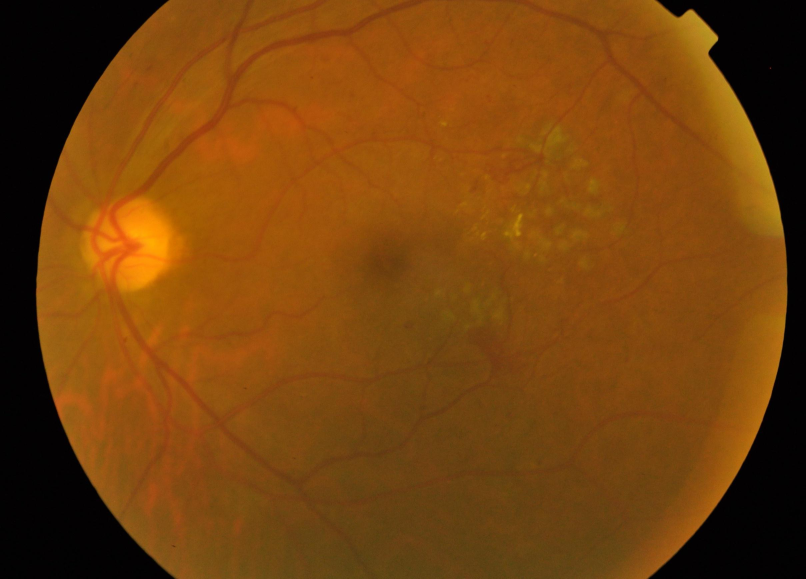
#> input picture test_images/01c31b10ab99.png, 2416 x 1736 px, found by its file name (shown at 1/3 size); its folder holds 4 pictures in this run
$ python resize.py
#> lines starting #> are read from the running program, lines starting #| are printed output that depends on the picture
import cv2
import pandas as pd
import numpy as np
import os

count = 0
# test_images
where = "./test"

# train_set = pd.read_csv(f"{where}.csv")

path = where + "_images"

for image in os.listdir(path):
    count += 1
    print (count)

    file_name = image.split(".")[0]
    # severity =  train_set.loc[train_set["id_code"] == file_name, "diagnosis"].iloc[0]
    file_path = path + "/" + image
    dim = (300, 300)

    img = cv2.imread(file_path)
#> img is the input picture: shape (1736, 2416, 3); mean B, G, R 12.5, 66, 117.6

    img_resize = cv2.resize(img, dim, interpolation=cv2.INTER_LINEAR)
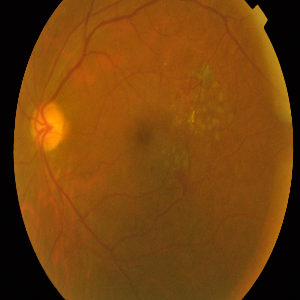
#> img_resize: shape (300, 300, 3); mean B, G, R 12.4, 65.9, 117.5

    out_path = f"{where}/" + image

    cv2.imwrite(out_path, img_resize)
#> pass 2 of the loop `for image in os.listdir(path):`:
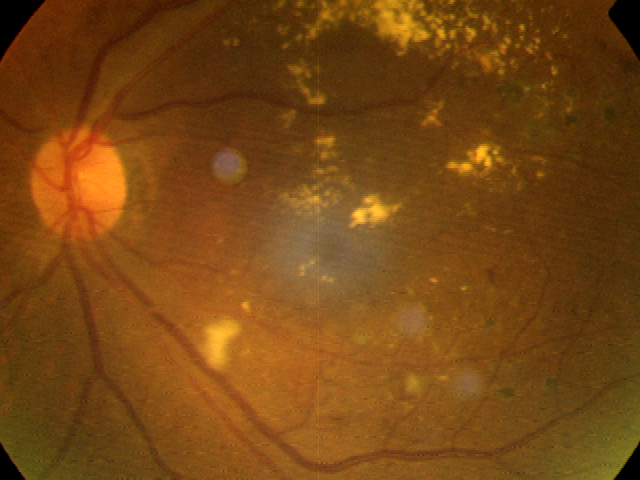
#> input picture test_images/07d8d154e752.png, 640 x 480 px, found by its file name
#> img is the input picture: shape (480, 640, 3); mean B, G, R 19, 70.5, 118.8
#> `img_resize = cv2.resize(img, dim, interpolation=cv2.INTER_LINEAR)`:
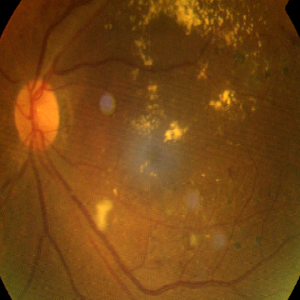
#> img_resize: shape (300, 300, 3); mean B, G, R 18.9, 70.4, 118.6
#> pass 3 of the loop `for image in os.listdir(path):`:
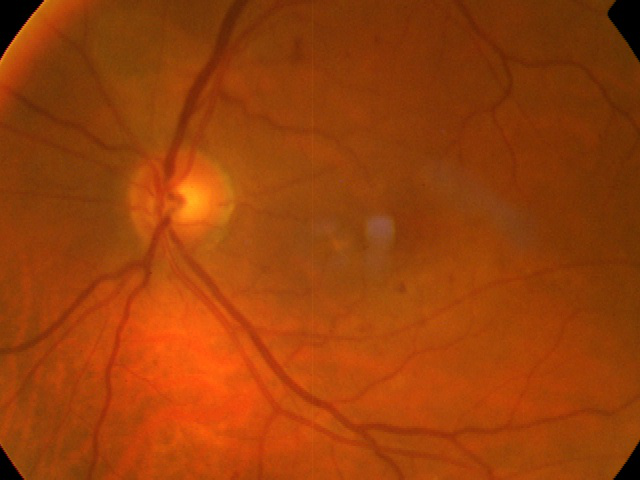
#> input picture test_images/0d1610cda7fc.png, 640 x 480 px, found by its file name
#> img is the input picture: shape (480, 640, 3); mean B, G, R 9.2, 63.5, 154.2
#> `img_resize = cv2.resize(img, dim, interpolation=cv2.INTER_LINEAR)`:
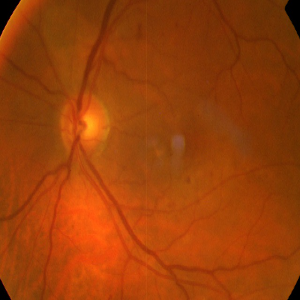
#> img_resize: shape (300, 300, 3); mean B, G, R 9.1, 63.4, 154.1
#> the loop made 4 passes; the first 3 are shown
